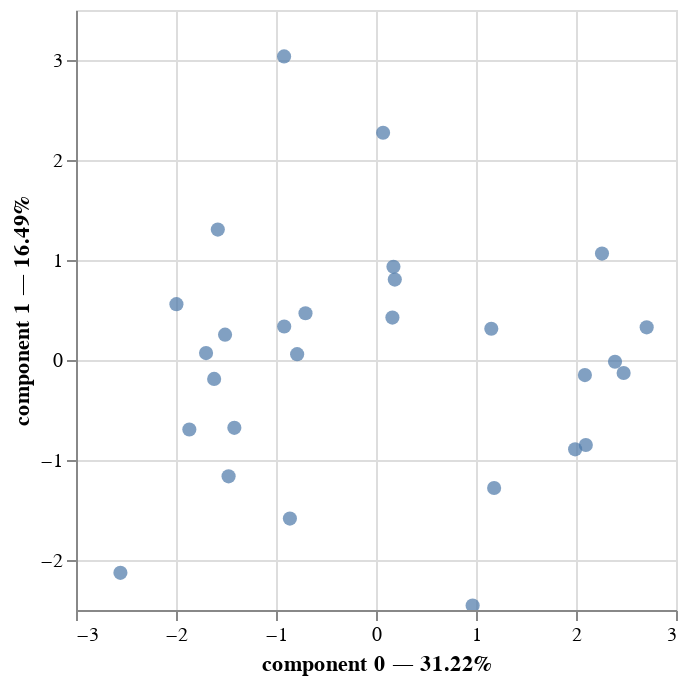

The cell this chart's notebook holds for it:
### Code cell
mfa.plot(
    df_mfa,
    x_component=0,
    y_component=1
)

### Figure 1 — Vega-Lite specification as saved in the notebook (floating-point values rounded to 4 significant figures)
{"config": {"view": {"continuousWidth": 300, "continuousHeight": 300}}, "layer": [{"mark": {"type": "point", "filled": true, "size": 50}, "encoding": {"tooltip": [{"field": "index", "type": "quantitative"}, {"field": "group", "type": "nominal"}, {"field": "component 0", "type": "quantitative"}, {"field": "component 1", "type": "quantitative"}], "x": {"axis": {"title": "component 0 — 31.22%"}, "field": "component 0", "scale": {"zero": false}, "type": "quantitative"}, "y": {"axis": {"title": "component 1 — 16.49%"}, "field": "component 1", "scale": {"zero": false}, "type": "quantitative"}}, "name": "view_1"}], "data": {"name": "data-57035684b6b6b219b166f5bde61d51fd"}, "params": [{"name": "param_1", "select": {"type": "interval", "encodings": ["x", "y"]}, "bind": "scales", "views": ["view_1"]}], "$schema": "https://vega.github.io/schema/vega-lite/v5.20.1.json", "datasets": {"data-57035684b6b6b219b166f5bde61d51fd": [{"index": 0, "component 0": -0.705, "component 1": 0.4678, "component 2": -1.409, "component 3": -0.1869, "component 4": -0.858, "group": "Global"}, {"index": 1, "component 0": -1.417, "component 1": -0.6785, "component 2": -0.05499, "component 3": -1.445, "component 4": 0.4687, "group": "Global"}, {"index": 2, "component 0": -1.474, "component 1": -1.163, "component 2": -0.351, "component 3": -0.1058, "component 4": -0.2848, "group": "Global"}, {"index": 3, "component 0": -1.582, "component 1": 1.304, "component 2": -0.5512, "component 3": -1.031, "component 4": 0.6456, "group": "Global"}, {"index": 4, "component 0": -1.619, "component 1": -0.1894, "component 2": -0.8613, "component 3": 0.03445, "component 4": 1.153, "group": "Global"}, {"index": 5, "component 0": -0.7886, "component 1": 0.0582, "component 2": -0.4864, "component 3": -1.428, "component 4": 0.2266, "group": "Global"}, {"index": 6, "component 0": -1.7, "component 1": 0.06937, "component 2": -1.468, "component 3": 0.8096, "component 4": -0.8323, "group": "Global"}, {"index": 7, "component 0": -1.996, "component 1": 0.5587, "component 2": -0.8759, "component 3": -0.4551, "component 4": 0.8835, "group": "Global"}, {"index": 8, "component 0": -1.509, "component 1": 0.2531, "component 2": -1.358, "component 3": 0.3196, "component 4": -0.9627, "group": "Global"}, {"index": 9, "component 0": -2.556, "component 1": -2.128, "component 2": 0.2674, "component 3": 0.02222, "component 4": -0.3148, "group": "Global"}, {"index": 10, "component 0": -1.867, "component 1": -0.6951, "component 2": -0.07586, "component 3": -0.05668, "component 4": -0.2852, "group": "Global"}, {"index": 11, "component 0": 2.39, "component 1": -0.01798, "component 2": -0.07893, "component 3": -1.352, "component 4": -0.1459, "group": "Global"}, {"index": 12, "component 0": 1.181, "component 1": -1.28, "component 2": 0.7195, "component 3": 0.56, "component 4": -0.1775, "group": "Global"}, {"index": 13, "component 0": 2.089, "component 1": -0.151, "component 2": -0.9998, "component 3": 1.782, "component 4": 1.651, "group": "Global"}, {"index": 14, "component 0": 2.707, "component 1": 0.3265, "component 2": -0.9436, "component 3": -0.0019, "component 4": -1.168, "group": "Global"}, {"index": 15, "component 0": 2.26, "component 1": 1.064, "component 2": -0.2428, "component 3": -1.082, "component 4": 0.01627, "group": "Global"}, {"index": 16, "component 0": 2.476, "component 1": -0.1303, "component 2": -1.034, "component 3": 0.5014, "component 4": -1.108, "group": "Global"}, {"index": 17, "component 0": 2.098, "component 1": -0.8497, "component 2": -0.5778, "component 3": 0.1172, "component 4": 1.028, "group": "Global"}, {"index": 18, "component 0": 1.991, "component 1": -0.8935, "component 2": 0.6383, "component 3": -1.125, "component 4": 0.2492, "group": "Global"}, {"index": 20, "component 0": 0.9664, "component 1": -2.456, "component 2": 0.9888, "component 3": 0.3804, "component 4": -0.3845, "group": "Global"}, {"index": 22, "component 0": -0.9179, "component 1": 0.3348, "component 2": 2.195, "component 3": 0.9947, "component 4": -0.5017, "group": "Global"}, {"index": 23, "component 0": 0.1641, "component 1": 0.4243, "component 2": 0.8755, "component 3": -0.7377, "component 4": 0.3934, "group": "Global"}, {"index": 24, "component 0": 0.188, "component 1": 0.8039, "component 2": 0.01319, "component 3": 1.016, "component 4": -0.8146, "group": "Global"}, {"index": 25, "component 0": -0.9191, "component 1": 3.036, "component 2": 1.989, "component 3": 0.06431, "component 4": 0.2822, "group": "Global"}, {"index": 27, "component 0": 0.07089, "component 1": 2.273, "component 2": 0.7866, "component 3": 0.5639, "component 4": -1.281, "group": "Global"}, {"index": 28, "component 0": -0.861, "component 1": -1.586, "component 2": 1.947, "component 3": 0.7844, "component 4": -0.05485, "group": "Global"}, {"index": 29, "component 0": 1.153, "component 1": 0.313, "component 2": 1.265, "component 3": -1.125, "component 4": 0.5248, "group": "Global"}, {"index": 30, "component 0": 0.1744, "component 1": 0.9326, "component 2": -0.3166, "component 3": 2.181, "component 4": 1.651, "group": "Global"}]}}
